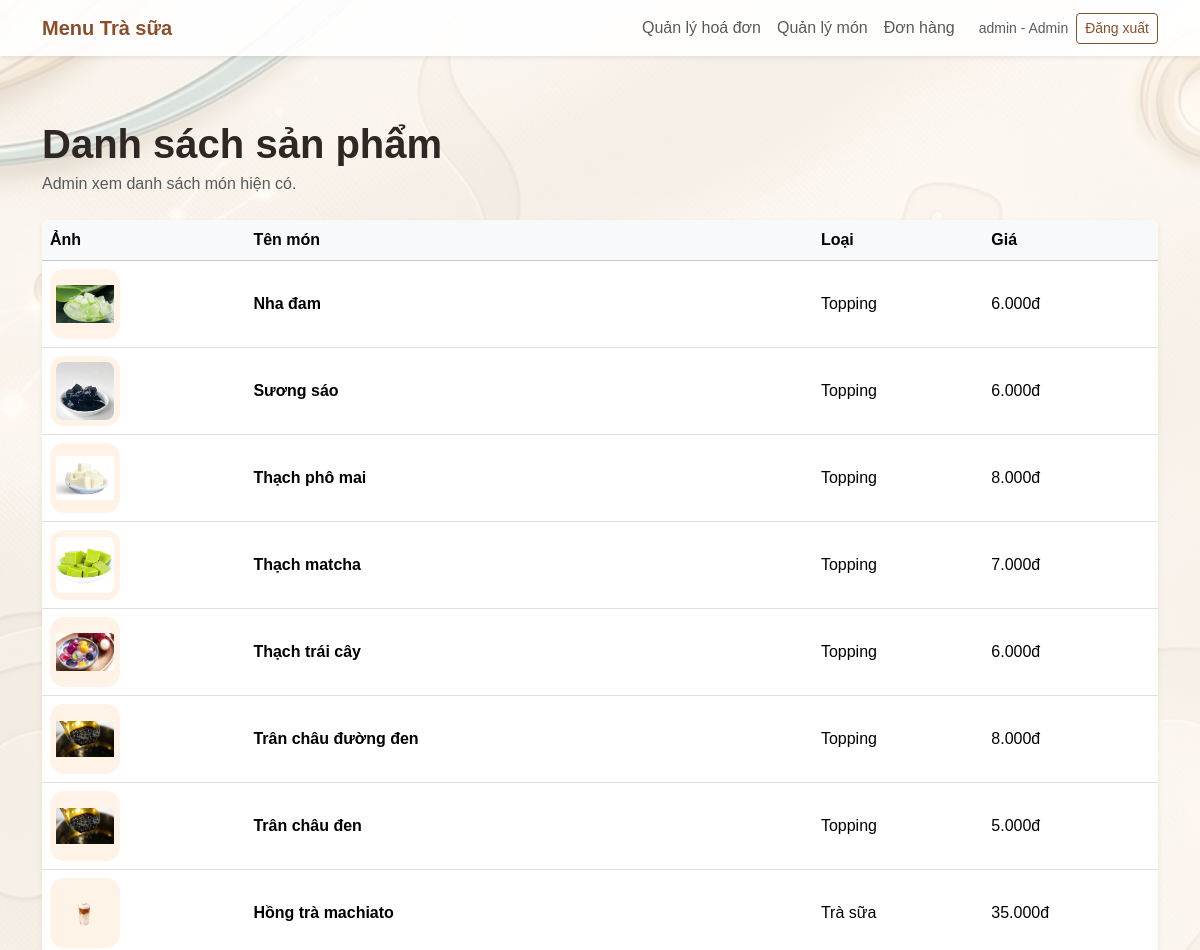
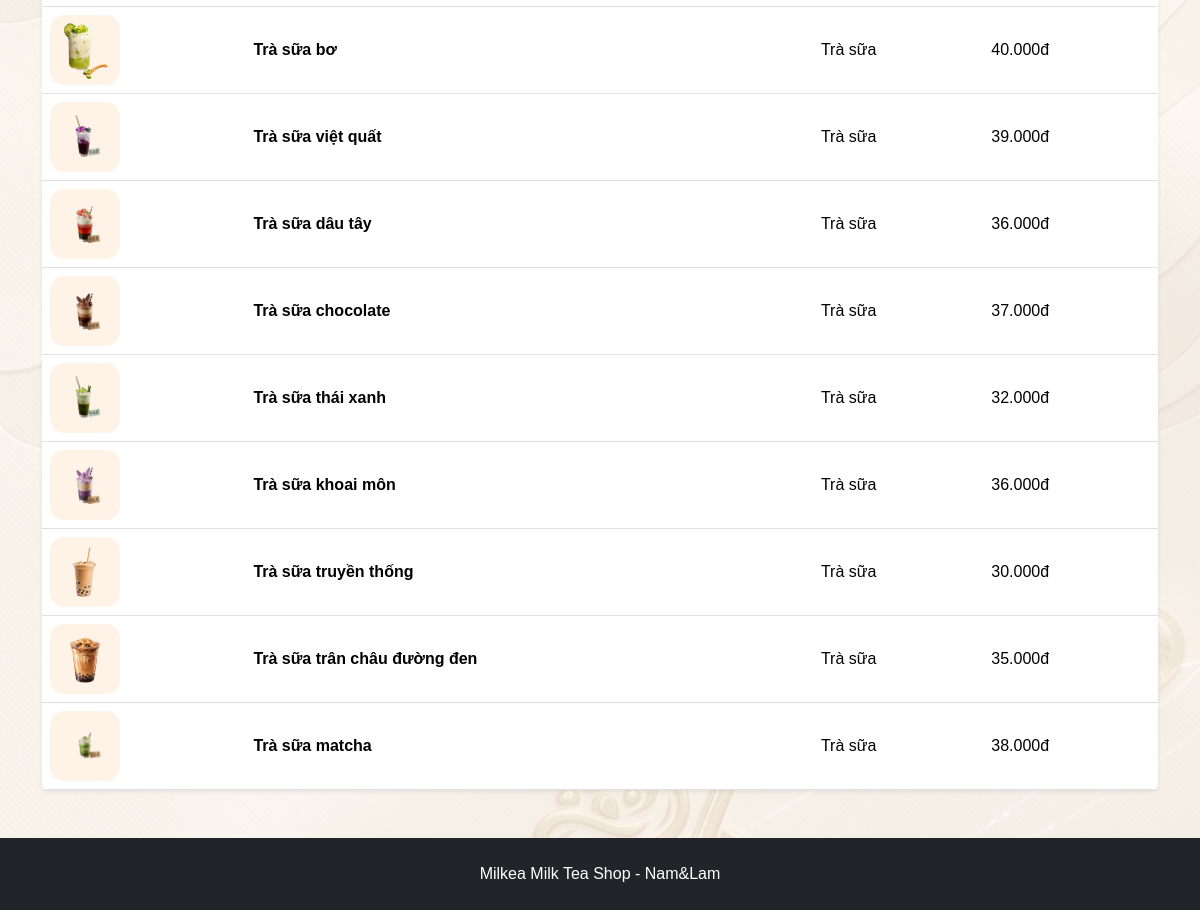
/admin/products (signed in), run on the app's committed database (2 pictures, top to bottom).
### milk_tea_shop/models.py (models this page shows)
class Product(db.Model):
    __tablename__ = "products"
    id = db.Column(db.Integer, primary_key=True)
    name = db.Column(db.String(120), nullable=False)
    category = db.Column(db.String(80), nullable=False)
    size = db.Column(db.String(50), default="M/L")
    topping = db.Column(db.String(120), default="Không")
    price = db.Column(db.Integer, nullable=False)
    description = db.Column(db.Text, default="")
    image = db.Column(db.String(255), default="")
    order_items = db.relationship("OrderItem", backref="product", lazy=True)

### milk_tea_shop/routes.py (the view)
@main_bp.route("/admin/products")
def admin_products():
    if not check_admin():
        return redirect(url_for("main.login"))
    products = Product.query.order_by(Product.id.desc()).all()
    return render_template("admin_products.html", products=products)

### milk_tea_shop/routes.py (called while the page is built)
def money(number):
    return f"{number:,.0f}đ".replace(",", ".")

@main_bp.app_context_processor
def send_data_to_html():
    cart = session.get("cart", {})
    cart_count = 0
    for quantity in cart.values():
        try:
            cart_count += int(quantity)
        except:
            pass
    return {
        "money": money,
        "cart_count": cart_count
    }

def check_admin():
    if "user_id" not in session:
        flash("Vui lòng đăng nhập trước.", "warning")
        return False
    if session.get("role") != "admin":
        flash("Bạn không có quyền truy cập trang quản lý.", "danger")
        return False
    return True

### milk_tea_shop/templates/admin_products.html (shortened to what this page needs)
{% extends "base.html" %}
{% block content %}
<section class="container py-5">
    <div class="mb-4">
        <h1 class="fw-bold mb-1">Danh sách sản phẩm</h1>
        <p class="text-muted mb-0">Admin xem danh sách món hiện có.</p>
    </div>
    <div class="table-responsive shadow-sm rounded bg-white">
        <table class="table align-middle mb-0">
            <thead class="table-light">
                <tr>
                    <th>Ảnh</th>
                    <th>Tên món</th>
                    <th>Loại</th>
                    <th>Giá</th>
                </tr>
            </thead>
            <tbody>
                {% for p in products %}
                <tr>
                    <td>
                        <img src="{{ url_for('static', filename='images/' + (p.image or 'logo.png')) }}" class="table-img" alt="{{ p.name }}">
                    </td>
                    <td class="fw-semibold">{{ p.name }}</td>
                    <td>{{ p.category }}</td>
                    <td>{{ money(p.price) }}</td>
                </tr>
                {% else %}
                <tr>
                    <td colspan="4" class="text-center text-muted py-4">Chưa có sản phẩm.</td>
                </tr>
                {% endfor %}
            </tbody>
        </table>
    </div>
</section>
{% endblock %}

### milk_tea_shop/static/css/style.css (style rules this page uses)
html, body { margin: 0; min-height: 100%; }
body { min-height: 100vh; display: flex; flex-direction: column; font-family: Arial, Helvetica, sans-serif; color: #2f2723; background: #fffaf5; }
body.app-body { background: linear-gradient(rgba(255,250,245,0.7), rgba(255,250,245,0.7)), url("../images/background.png"); background-size: cover; background-position: center; background-attachment: fixed; }
.table-img { width: 70px; height: 70px; object-fit: contain; background: #fff3e8; border-radius: 14px; padding: 6px; }

### data on the page
Product: image (picture), name "Nha đam", category "Topping", price "6.000đ"
Product: image (picture), name "Sương sáo", category "Topping", price "6.000đ"
Product: image (picture), name "Thạch phô mai", category "Topping", price "8.000đ"
Product: image (picture), name "Thạch matcha", category "Topping", price "7.000đ"
Product: image (picture), name "Thạch trái cây", category "Topping", price "6.000đ"
Product: image (picture), name "Trân châu đường đen", category "Topping", price "8.000đ"
Product: image (picture), name "Trân châu đen", category "Topping", price "5.000đ"
Product: image (picture), name "Hồng trà machiato", category "Trà sữa", price "35.000đ"
Product: image (picture), name "Trà sữa bơ", category "Trà sữa", price "40.000đ"
Product: image (picture), name "Trà sữa việt quất", category "Trà sữa", price "39.000đ"
Product: image (picture), name "Trà sữa dâu tây", category "Trà sữa", price "36.000đ"
Product: image (picture), name "Trà sữa chocolate", category "Trà sữa", price "37.000đ"
Product: image (picture), name "Trà sữa thái xanh", category "Trà sữa", price "32.000đ"
Product: image (picture), name "Trà sữa khoai môn", category "Trà sữa", price "36.000đ"
Product: image (picture), name "Trà sữa truyền thống", category "Trà sữa", price "30.000đ"
Product: image (picture), name "Trà sữa trân châu đường đen", category "Trà sữa", price "35.000đ"
Product: image (picture), name "Trà sữa matcha", category "Trà sữa", price "38.000đ"

### other printed values
{{ session.get('username') }} "admin"
{{ 'Admin' if session.get('role') == 'admin' else 'Khách hàng' }} "Admin"
